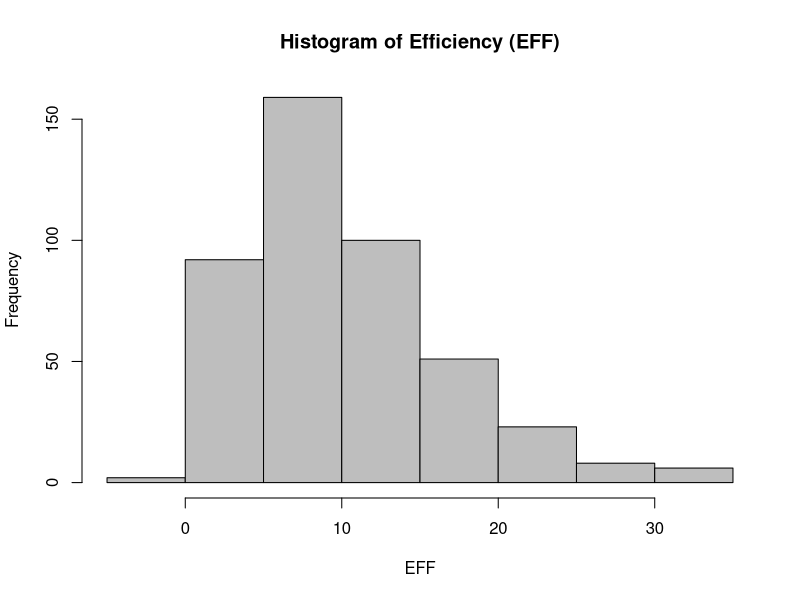
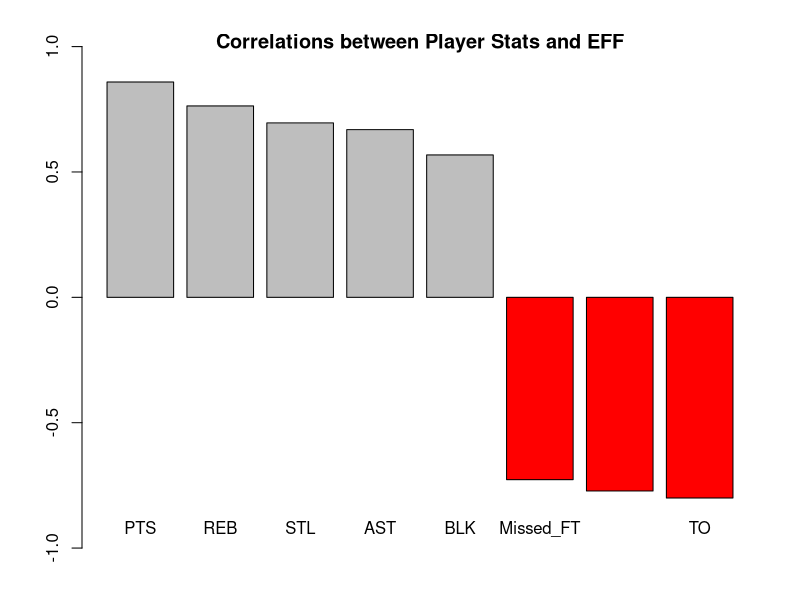
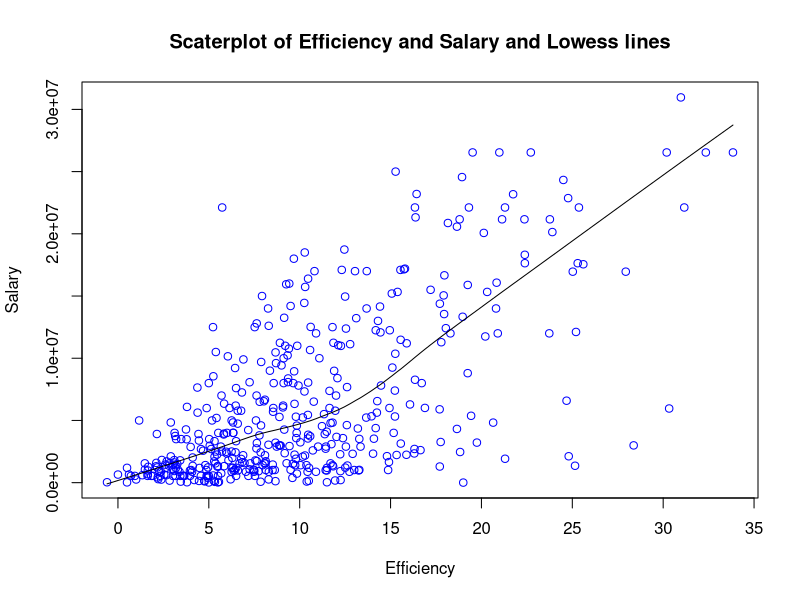
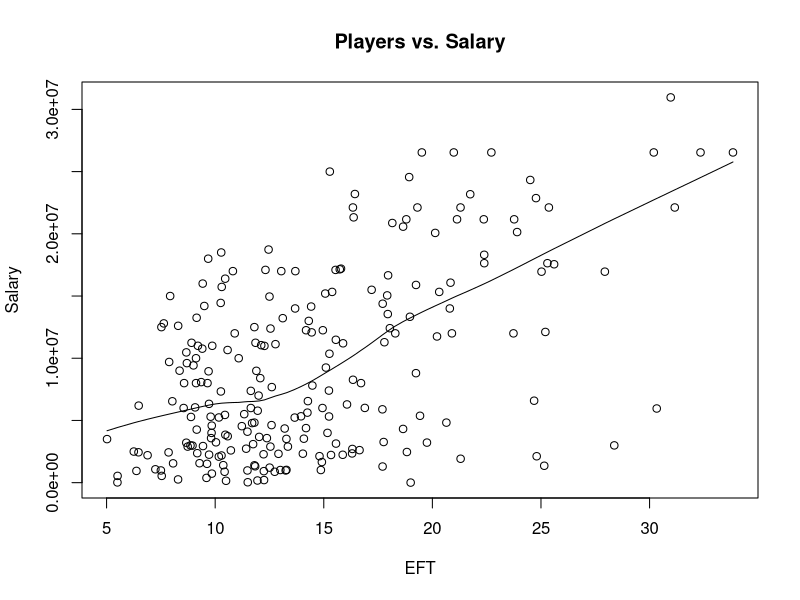

Reproduce these figures in R, in order.
## ---- chunk 1
setwd('/Users/spark/Documents/UCBERKELEY/2017Fall/stat133/stat133-hws-fall17/hw02/data')
classes <- c("character", "character", "factor", "character", "double", rep("integer",19))
dat <- read.csv(file = "nba2017-player-statistics.csv", colClasses = classes)
dat
## ---- chunk 2
str(dat)
## ---- chunk 3
setwd('/Users/spark/Documents/UCBERKELEY/2017Fall/stat133/stat133-hws-fall17/hw02/data')
library("readr")
dat2 <- read_csv("nba2017-player-statistics.csv", col_types = cols(
  Player= col_character(),
  Team = col_character(),
  Position = col_factor(c("C", "PF", "PG", "SF", "SG")),
  Experience = col_character(),
  Salary = col_double(),
  Rank = col_integer(),
  Age = col_integer(),
  GP = col_integer(),
  GS = col_integer(),
  MIN = col_integer(),
  FGM = col_integer(),
  FGA= col_integer(),
  Points3 = col_integer(),
  Points3_atts= col_integer(),
  Points2 = col_integer(),
  Points2_atts = col_integer(),
  FTM = col_integer(),
  FTA = col_integer(),
  OREB = col_integer(),
  DREB = col_integer(),
  AST = col_integer(),
  STL = col_integer(),
  BLK = col_integer(),
  TO = col_integer()
))



dat2
## ---- chunk 4
str(dat2)
## ---- chunk 5
dat$Experience[dat$Experience=="R"]<- "0" #convert R to 0
dat$Experience <- as.integer(dat$Experience)
dat
## ---- chunk 6
dat$Missed_FG = dat$FGA - dat$FGM
dat$Missed_FT = dat$FTA - dat$FTM
dat$PTS = 3*dat$Points3 + 2*dat$Points2 + dat$FTM
dat$REB = dat$OREB + dat$DREB
dat$MPG = dat$MIN/ dat$GP


dat$EFT = (dat$PTS + dat$REB + dat$AST + dat$STL + dat$BLK - dat$Missed_FG - dat$Missed_FT - dat$TO)/dat$GP
dat
## ---- chunk 7
summary(dat$EFT)
## ---- chunk 8
hist(dat$EFT, col = "gray", xlab = "EFF", main = "Histogram of Efficiency (EFF)")
## ---- chunk 9
#Display the player name, team, salary, and EFT of the top 10 players in decreasing order
new <- dat[order(dat$EFT, decreasing = TRUE),]
new <- new[1:10,]
new[, c("Player", "Team", "Salary", "EFT")]

## ---- chunk 10
dat[dat$EFT<0,1] #Player with negavite EFT
## ---- chunk 11
corrs <- c(
cor(dat$EFT, dat$PTS),
cor(dat$EFT, dat$REB),
cor(dat$EFT, dat$AST),
cor(dat$EFT, dat$STL),
cor(dat$EFT, dat$BLK),
cor(dat$EFT, -dat$Missed_FG),
cor(dat$EFT, -dat$Missed_FT),
cor(dat$EFT, -dat$TO))
corrs <- sort(corrs, decreasing= TRUE)
corrs
## ---- chunk 12
barplot(corrs, names.arg = c("PTS", "REB", "STL", "AST","BLK", "Missed_FT", "Missed_FG", "TO"), yaxp = c(-1, 1, 4), col = c(rep("gray",5), rep("red",3)), main = "Correlations between Player Stats and EFF")

## ---- chunk 13
plot(dat$EFT, dat$Salary,  col = "blue", xlab = "Efficiency", ylab = "Salary", main = "Scaterplot of Efficiency and Salary and Lowess lines")
lines(lowess(dat$EFT, dat$Salary))
## ---- chunk 14
cor(dat$EFT, dat$Salary)
## ---- chunk 15
players2 <- dat[dat$MPG >= 20,]
plot(players2$EFT, players2$Salary, xlab = "EFT", ylab = "Salary", main = "Players vs. Salary")
lines(lowess(players2$EFT, players2$Salary))
## ---- chunk 16
cor(players2$EFT, players2$Salary)
